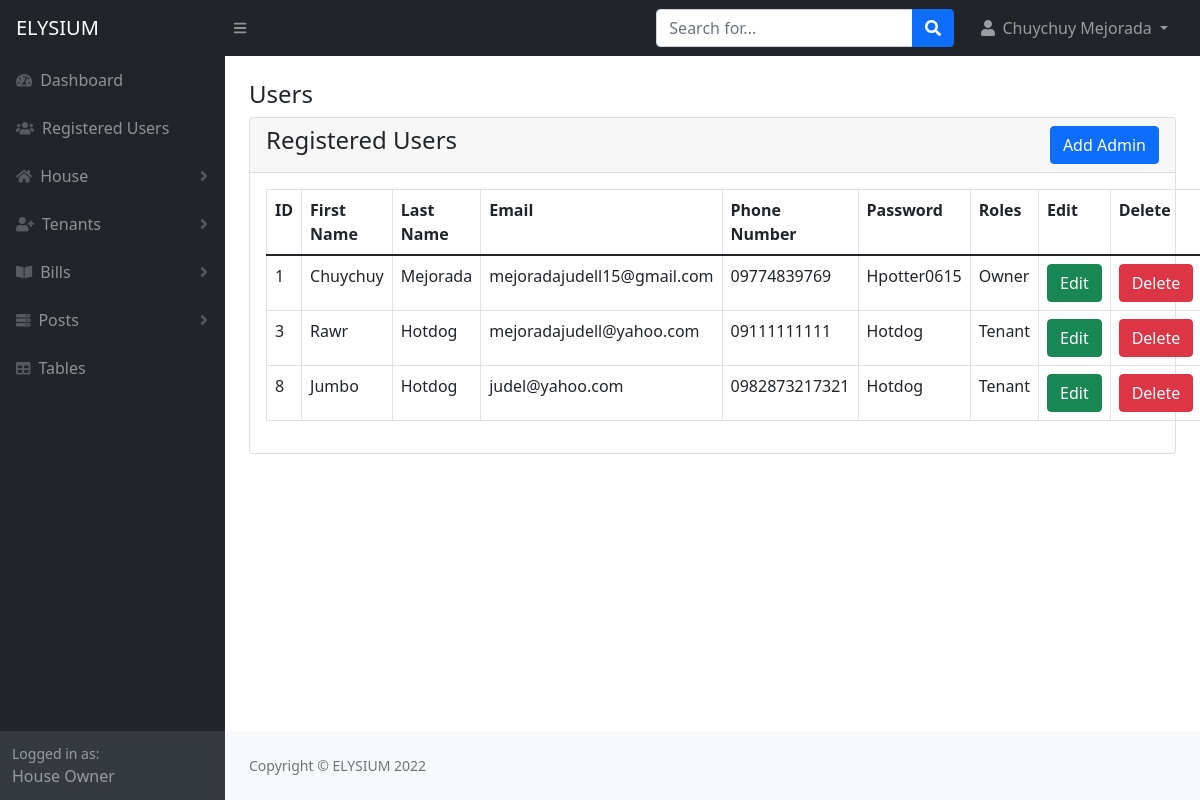
The page /admin/view-register.php (signed in) on the database as committed earlier.
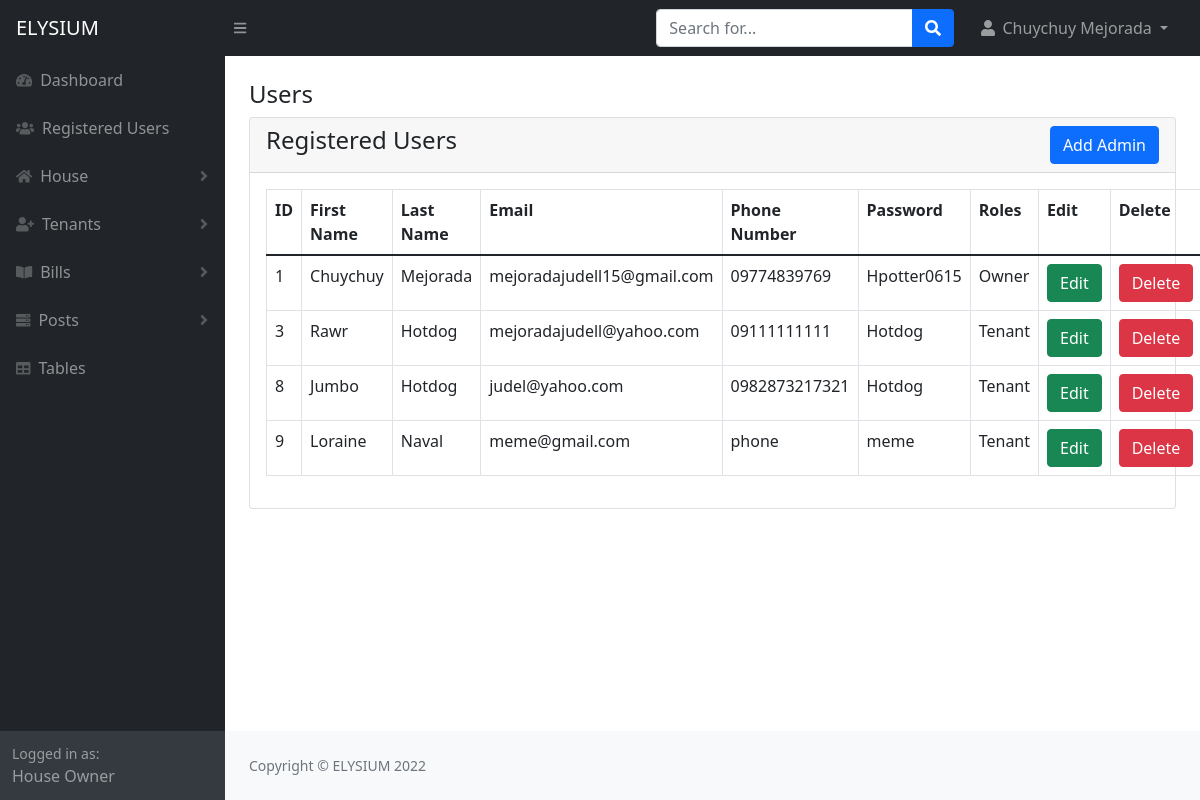
The same page on the database as committed later.
### tables this page shows
CREATE TABLE `users` (
  `id` int(11) NOT NULL,
  `fname` varchar(191) NOT NULL,
  `lname` varchar(191) NOT NULL,
  `email` varchar(191) NOT NULL,
  `phone` varchar(15) DEFAULT NULL,
  `password` varchar(191) NOT NULL,
  `role_as` tinyint(4) NOT NULL DEFAULT 0,
  `status` tinyint(1) NOT NULL DEFAULT 0,
  `created_at` timestamp NOT NULL DEFAULT current_timestamp()
);

### admin/view-register.php (the view)
<?php
include("authentication.php");
include("includes/header.php");
?>
<div class="container-fluid px-4">
    <h4 class="mt-4">Users</h4>
    <div class="row">
        <div class="col-md-12">
            <div class="card">
                <div class="card-header">
                    <h4>Registered Users
                        <a href="add-admin.php" class= "btn btn-primary float-end" >Add Admin</a>
                    </h4>
                </div>
                <div class="card-body">
                    <table class="table table-bordered">
                        <thread>
                            <tr>
                                <th>ID</th>
                                <th>First Name</th>
                                <th>Last Name</th>
                                <th>Email</th>
                                <th>Phone Number</th>
                                <th>Password</th>
                                <th>Roles</th>
                                <th>Edit</th>
                                <th>Delete</th>
                            </tr>
                        </thread>
                        <tbody>
                            <?php
                            $query = "SELECT * FROM users";
                            $query_run = mysqli_query($con, $query);
                            if(mysqli_num_rows($query_run) > 0)
                            {
                                foreach($query_run as $row)
                                {
                                        ?>
                                        <tr>
                                            <td><?= $row['id']; ?></td>
                                            <td><?= $row['fname']; ?></td>
                                            <td><?= $row['lname']; ?></td>
                                            <td><?= $row['email']; ?></td>
                                            <td><?= $row['phone']; ?></td>
                                            <td><?= $row['password']; ?></td>
                                            <td>
                                                <?php
                                                if($row['role_as'] == 1)
                                                {
                                                    echo 'Owner';
                                                }
                                                elseif ($row['role_as'] == 0)
                                                {
                                                    echo 'Tenant';
                                                }
                                                ?>
                                            </td>
                                            <td><a href="edit-register.php?id=<?=$row['id'];?>" class="btn btn-success">Edit</a></td>
                                            <td>
                                                <form action="code.php" method="POST">
                                                    <button type="submit" name="delete_user" value="<?= $row['id'];?>" class="btn btn-danger">Delete</button>
                                                </form>
                                            </td>
                                        </tr>
                                        <?php
                                    }
                                }
                            else
                            {
                            ?>
                                <tr>
                                    <td colspan="6">No Record Found</td>
                                </tr>
                            <?php
                            }
                            ?>
                        </tbody>
                    </table>
                </div>
            </div>
        </div>
    </div>
</div>
<?php
include("includes/footer.php");
include("includes/scripts.php");
?>

### admin/includes/header.php (shortened to what this page needs)
<!DOCTYPE html>
<html lang="en">
    <head>
        <link href="https://cdn.jsdelivr.net/npm/simple-datatables@latest/dist/style.css" rel="stylesheet" />
        <link href="css/styles.css" rel="stylesheet" />
        <link href="css/styles.css" rel="stylesheet" />
        <link href="https://cdn.jsdelivr.net/npm/summernote@0.8.18/dist/summernote.min.css" rel="stylesheet">
        <link href="https://cdn.jsdelivr.net/npm/summernote@0.8.18/dist/summernote-lite.min.css" rel="stylesheet">
    </head>
<body class="sb-nav-fixed">
    <?php include("includes/navbar-top.php"); ?>
    <div id="layoutSidenav">
        <?php include("includes/sidebar.php"); ?>
        <div id="layoutSidenav_content">
            <main>

### admin/includes/navbar-top.php (shortened to what this page needs)
<nav class="sb-topnav navbar navbar-expand navbar-dark bg-dark">
    <a class="navbar-brand ps-3" href="index.html">ELYSIUM</a>
    <button class="btn btn-link btn-sm order-1 order-lg-0 me-4 me-lg-0" id="sidebarToggle" href="#!"><i class="fas fa-bars"></i></button>
    <form class="d-none d-md-inline-block form-inline ms-auto me-0 me-md-3 my-2 my-md-0">
        <div class="input-group">
            <input class="form-control" type="text" placeholder="Search for..." aria-label="Search for..." aria-describedby="btnNavbarSearch" />
            <button class="btn btn-primary" id="btnNavbarSearch" type="button"><i class="fas fa-search"></i></button>
        </div>
    </form>
    <ul class="navbar-nav ms-auto ms-md-0 me-3 me-lg-4">
        <li class="nav-item dropdown">
            <a class="nav-link dropdown-toggle" id="navbarDropdown" href="#" role="button" data-bs-toggle="dropdown" aria-expanded="false">
                <i class="fas fa-user fa-fw"></i> <?= $_SESSION['auth_user']['user_name']; ?>
            </a>
        </li>
    </ul>
</nav>

### admin/includes/sidebar.php (shortened to what this page needs)
<div id="layoutSidenav_nav">
    <nav class="sb-sidenav accordion sb-sidenav-dark" id="sidenavAccordion">
        <div class="sb-sidenav-menu">
            <div class="nav">
                <a class="nav-link" href="index.php">
                    <div class="sb-nav-link-icon"><i class="fas fa-tachometer-alt"></i></div>
                    Dashboard
                </a>
                <a class="nav-link" href="view-register.php">
                    <div class="sb-nav-link-icon"><i class="fas fa-users"></i></div>
                    Registered Users
                </a>
				<a class="nav-link collapsed" href="#" data-bs-toggle="collapse" data-bs-target="#collapseHouse" aria-expanded="false" aria-controls="collapseHouse">
                    <div class="sb-nav-link-icon"><i class="fa fa-home"></i></div>
                    House
                    <div class="sb-sidenav-collapse-arrow"><i class="fas fa-angle-down"></i></div>
                </a>
                <a class="nav-link collapsed" href="#" data-bs-toggle="collapse" data-bs-target="#collapseTenants" aria-expanded="false" aria-controls="collapseTenants">
                    <div class="sb-nav-link-icon"><i class="fa fa-user-plus"></i></div>
                    Tenants
                    <div class="sb-sidenav-collapse-arrow"><i class="fas fa-angle-down"></i></div>
                </a>
                <a class="nav-link collapsed" href="#" data-bs-toggle="collapse" data-bs-target="#collapseBills" aria-expanded="false" aria-controls="collapseBills">
                    <div class="sb-nav-link-icon"><i class="fas fa-book-open"></i></div>
                    Bills
                    <div class="sb-sidenav-collapse-arrow"><i class="fas fa-angle-down"></i></div>
                </a>
                <a class="nav-link collapsed" href="#" data-bs-toggle="collapse" data-bs-target="#collapsePost" aria-expanded="false" aria-controls="collapsePost">
                    <div class="sb-nav-link-icon"><i class="fa fa-server"></i></div>
                    Posts
                    <div class="sb-sidenav-collapse-arrow"><i class="fas fa-angle-down"></i></div>
                </a>
                <a class="nav-link" href="tables.html">
                    <div class="sb-nav-link-icon"><i class="fas fa-table"></i></div>
                    Tables
                </a>
            </div>
        </div>
        <div class="sb-sidenav-footer">
            <div class="small">Logged in as:</div>
            House Owner
        </div>
    </nav>
</div>

### admin/includes/footer.php
        </main>
        <footer class="py-4 bg-light mt-auto">
            <div class="container-fluid px-4">
                <div class="d-flex align-items-center justify-content-between small">
                    <div class="text-muted">Copyright &copy; ELYSIUM 2022</div>
                </div>
            </div>
        </footer>
    </div>
</div>

### admin/includes/scripts.php (shortened to what this page needs)
</body>
</html>

Rows that differ between the two databases and show on the page:
added users: id "9", fname "Loraine", lname "Naval", email "meme@gmail.com", phone "phone", password "meme", role_as "Tenant"
